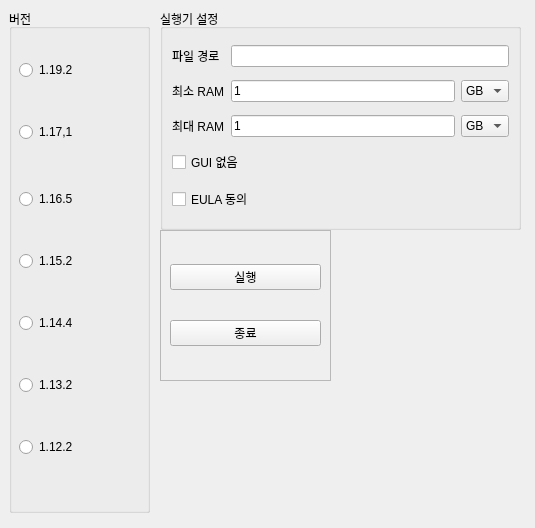
<?xml version="1.0" encoding="UTF-8"?>
<ui version="4.0">
 <class>EasyBukkit</class>
 <widget class="QMainWindow" name="EasyBukkit">
  <property name="geometry">
   <rect>
    <x>0</x>
    <y>0</y>
    <width>535</width>
    <height>528</height>
   </rect>
  </property>
  <property name="windowTitle">
   <string>MainWindow</string>
  </property>
  <widget class="QWidget" name="centralwidget">
   <widget class="QGroupBox" name="versionBox">
    <property name="geometry">
     <rect>
      <x>9</x>
      <y>9</y>
      <width>141</width>
      <height>504</height>
     </rect>
    </property>
    <property name="minimumSize">
     <size>
      <width>0</width>
      <height>504</height>
     </size>
    </property>
    <property name="title">
     <string>버전</string>
    </property>
    <widget class="QRadioButton" name="version1152">
     <property name="geometry">
      <rect>
       <x>10</x>
       <y>232</y>
       <width>80</width>
       <height>40</height>
      </rect>
     </property>
     <property name="text">
      <string>1.15.2</string>
     </property>
    </widget>
    <widget class="QRadioButton" name="version1132">
     <property name="geometry">
      <rect>
       <x>10</x>
       <y>356</y>
       <width>80</width>
       <height>40</height>
      </rect>
     </property>
     <property name="text">
      <string>1.13.2</string>
     </property>
    </widget>
    <widget class="QRadioButton" name="version1122">
     <property name="geometry">
      <rect>
       <x>10</x>
       <y>418</y>
       <width>80</width>
       <height>40</height>
      </rect>
     </property>
     <property name="text">
      <string>1.12.2</string>
     </property>
    </widget>
    <widget class="QRadioButton" name="version1171">
     <property name="geometry">
      <rect>
       <x>10</x>
       <y>108</y>
       <width>80</width>
       <height>30</height>
      </rect>
     </property>
     <property name="text">
      <string>1.17,1</string>
     </property>
    </widget>
    <widget class="QRadioButton" name="version1144">
     <property name="geometry">
      <rect>
       <x>10</x>
       <y>294</y>
       <width>80</width>
       <height>40</height>
      </rect>
     </property>
     <property name="text">
      <string>1.14.4</string>
     </property>
    </widget>
    <widget class="QRadioButton" name="version1192">
     <property name="geometry">
      <rect>
       <x>10</x>
       <y>46</y>
       <width>80</width>
       <height>30</height>
      </rect>
     </property>
     <property name="text">
      <string>1.19.2</string>
     </property>
    </widget>
    <widget class="QRadioButton" name="version1165">
     <property name="geometry">
      <rect>
       <x>10</x>
       <y>170</y>
       <width>80</width>
       <height>40</height>
      </rect>
     </property>
     <property name="text">
      <string>1.16.5</string>
     </property>
    </widget>
   </widget>
   <widget class="QGroupBox" name="settingBox">
    <property name="geometry">
     <rect>
      <x>160</x>
      <y>9</y>
      <width>361</width>
      <height>221</height>
     </rect>
    </property>
    <property name="title">
     <string>실행기 설정</string>
    </property>
    <layout class="QGridLayout" name="gridLayout">
     <item row="0" column="0">
      <widget class="QLabel" name="FilePath">
       <property name="text">
        <string>파일 경로</string>
       </property>
       <property name="alignment">
        <set>Qt::AlignLeading|Qt::AlignLeft|Qt::AlignVCenter</set>
       </property>
      </widget>
     </item>
     <item row="1" column="0">
      <widget class="QLabel" name="MiniRam">
       <property name="text">
        <string>최소 RAM</string>
       </property>
       <property name="alignment">
        <set>Qt::AlignLeading|Qt::AlignLeft|Qt::AlignVCenter</set>
       </property>
      </widget>
     </item>
     <item row="1" column="1">
      <widget class="QLineEdit" name="MiniLine">
       <property name="text">
        <string>1</string>
       </property>
       <property name="maxLength">
        <number>32767</number>
       </property>
      </widget>
     </item>
     <item row="1" column="2">
      <widget class="QComboBox" name="MiniByte">
       <item>
        <property name="text">
         <string>GB</string>
        </property>
       </item>
       <item>
        <property name="text">
         <string>MB</string>
        </property>
       </item>
      </widget>
     </item>
     <item row="2" column="0">
      <widget class="QLabel" name="MaxRam">
       <property name="text">
        <string>최대 RAM</string>
       </property>
       <property name="alignment">
        <set>Qt::AlignLeading|Qt::AlignLeft|Qt::AlignVCenter</set>
       </property>
      </widget>
     </item>
     <item row="2" column="1">
      <widget class="QLineEdit" name="MaxLine">
       <property name="text">
        <string>1</string>
       </property>
       <property name="maxLength">
        <number>32767</number>
       </property>
      </widget>
     </item>
     <item row="2" column="2">
      <widget class="QComboBox" name="MaxByte">
       <item>
        <property name="text">
         <string>GB</string>
        </property>
       </item>
       <item>
        <property name="text">
         <string>MB</string>
        </property>
       </item>
      </widget>
     </item>
     <item row="3" column="0" colspan="2">
      <widget class="QCheckBox" name="NoGui">
       <property name="text">
        <string>GUI 없음</string>
       </property>
       <property name="shortcut">
        <string extracomment="설명입니다"/>
       </property>
      </widget>
     </item>
     <item row="4" column="0" colspan="2">
      <widget class="QCheckBox" name="CheckEula">
       <property name="text">
        <string>EULA 동의</string>
       </property>
       <property name="shortcut">
        <string extracomment="설명입니다"/>
       </property>
      </widget>
     </item>
     <item row="0" column="1" colspan="2">
      <widget class="QLineEdit" name="PathLine"/>
     </item>
    </layout>
   </widget>
   <widget class="QFrame" name="frame">
    <property name="geometry">
     <rect>
      <x>160</x>
      <y>230</y>
      <width>171</width>
      <height>151</height>
     </rect>
    </property>
    <property name="frameShape">
     <enum>QFrame::StyledPanel</enum>
    </property>
    <property name="frameShadow">
     <enum>QFrame::Raised</enum>
    </property>
    <layout class="QVBoxLayout" name="verticalLayout">
     <item>
      <widget class="QPushButton" name="Start">
       <property name="text">
        <string>실행</string>
       </property>
      </widget>
     </item>
     <item>
      <widget class="QPushButton" name="End">
       <property name="text">
        <string>종료</string>
       </property>
      </widget>
     </item>
    </layout>
   </widget>
  </widget>
 </widget>
 <resources/>
 <connections/>
</ui>
